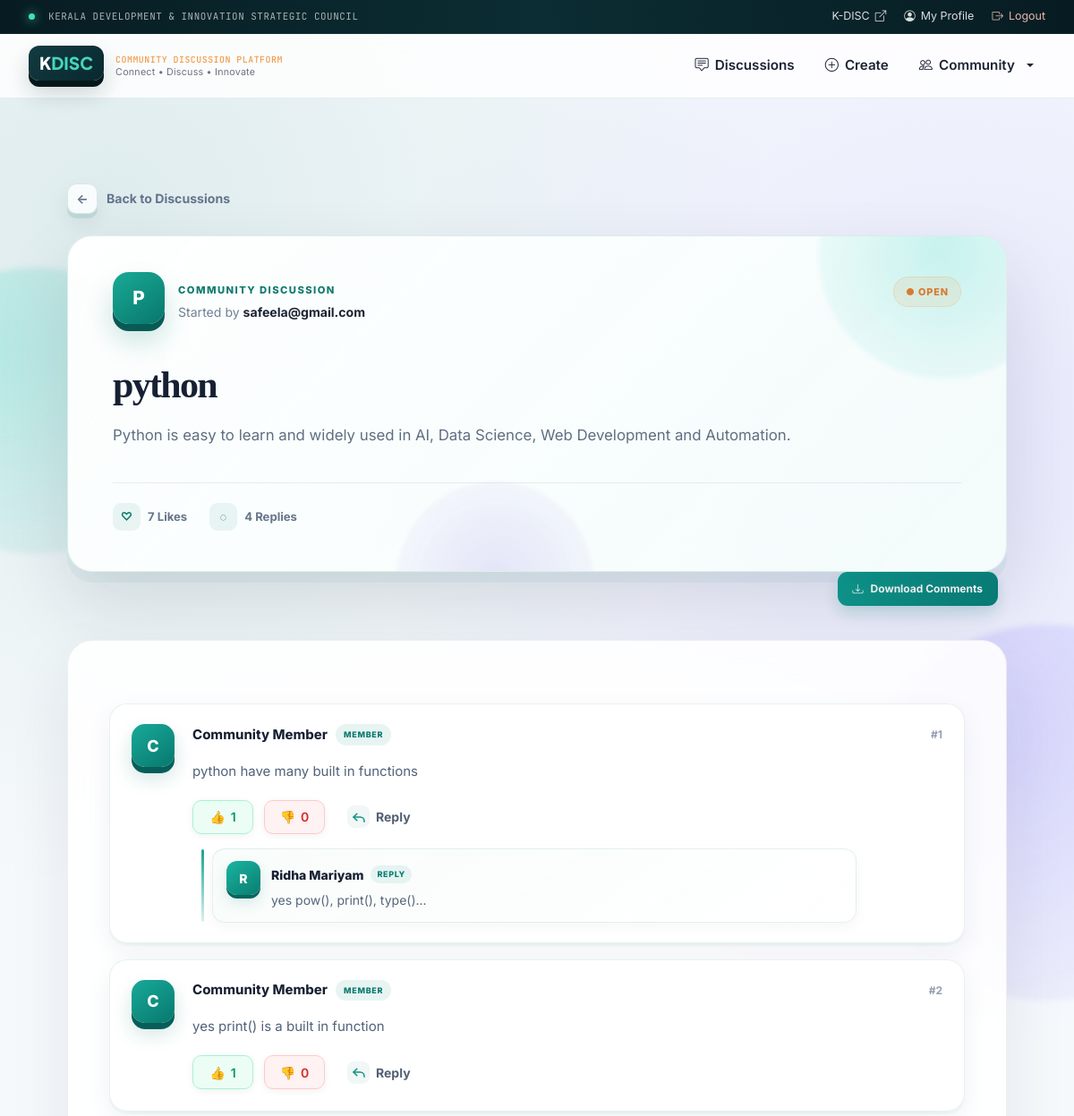
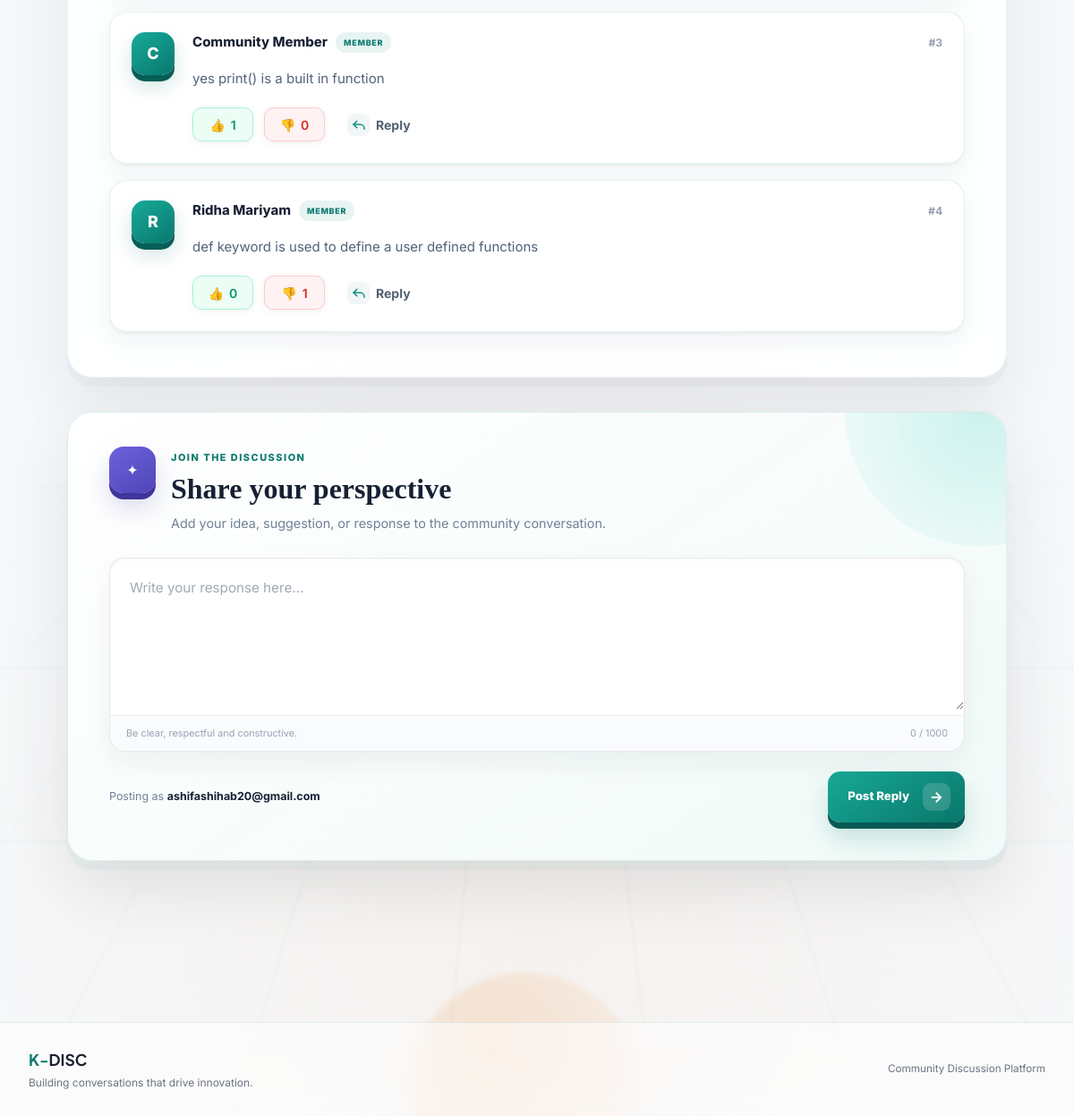
Page /discussion/3 (signed in) on the committed database (2 pictures, top to bottom).
### tables this page shows
CREATE TABLE discussions(
    id INTEGER PRIMARY KEY AUTOINCREMENT,
    title TEXT,
    content TEXT
, owner TEXT, likes INTEGER DEFAULT 0, status TEXT DEFAULT 'Open');

CREATE TABLE comments(
    id INTEGER PRIMARY KEY AUTOINCREMENT,
    discussion_id INTEGER,
    comment TEXT
, author TEXT, parent_comment_id INTEGER DEFAULT NULL);

### flask_backend/app.py (the view, shortened to what this page needs)
@app.route("/discussion/<int:discussion_id>", methods=["GET", "POST"])
def discussion(discussion_id):
    if "user" not in session:
        return redirect("/login")
    conn = sqlite3.connect(DB_PATH)
    cursor = conn.cursor()
    cursor.execute(
        """
        SELECT *
        FROM discussions
        WHERE id=?
        """,
        (discussion_id,)
    )
    post = cursor.fetchone()
    cursor.execute(
    """
    SELECT
        comments.id,
        comments.discussion_id,
        comments.comment,
        COALESCE(users.name, 'Community Member') AS author_name,
        comments.parent_comment_id

    FROM comments

    LEFT JOIN users
        ON comments.author = users.email

    WHERE comments.discussion_id = ?
      AND comments.parent_comment_id IS NULL

    ORDER BY comments.id ASC
    """,
    (discussion_id,)
    )
    comments = cursor.fetchall()
    cursor.execute(
    """
    SELECT
        comments.id,
        comments.discussion_id,
        comments.comment,
        COALESCE(users.name,'Community Member') AS author_name,
        comments.parent_comment_id,
        comments.author

    FROM comments

    LEFT JOIN users
        ON comments.author = users.email

    WHERE comments.discussion_id = ?
      AND comments.parent_comment_id IS NOT NULL

    ORDER BY comments.id ASC
    """,
    (discussion_id,)
    )
    replies = cursor.fetchall()
    print("REPLIES:", replies)
    cursor.execute(
        """
        SELECT
            comment_id,

            SUM(
                CASE
                    WHEN vote=1 THEN 1
                    ELSE 0
                END
            ),

            SUM(
                CASE
                    WHEN vote=-1 THEN 1
                    ELSE 0
                END
            )

        FROM comment_votes

        GROUP BY comment_id
        """
    )
    vote_rows = cursor.fetchall()
    comment_votes = {
        row[0]: {
            "upvotes": row[1] or 0,
            "downvotes": row[2] or 0
        }
        for row in vote_rows
    }
    cursor.execute(
        """
        SELECT comment_id, vote
        FROM comment_votes
        WHERE user=?
        """,
        (session["user"],)
    )
    user_vote_rows = cursor.fetchall()
    user_votes = {
        row[0]: row[1]
        for row in user_vote_rows
    }
    print("COMMENTS:", comments)
    print("REPLIES:", replies)
    conn.close()
    return render_template(
        "discussion.html",
        post=post,
        comments=comments,
        replies=replies,
        current_user=session["user"],
        comment_votes=comment_votes,
        user_votes=user_votes
    )

### flask_backend/templates/discussion.html (shortened to what this page needs)
{% extends "base.html" %}
{% block content %}
<div class="discussion-detail-page">
    <a href="/view_posts"
       class="discussion-back-link">
        <span>←</span>
        Back to Discussions
    </a>
    <section class="discussion-hero-card">
        <div class="discussion-orb discussion-orb-one"></div>
        <div class="discussion-orb discussion-orb-two"></div>
        <div class="discussion-hero-top">
            <div class="discussion-topic-identity">
                <div class="discussion-topic-icon">
                    {{ post[1][0]|upper }}
                </div>
                <div>
                    <span class="discussion-label">
                        COMMUNITY DISCUSSION
                    </span>
                    <p class="discussion-author-line">
                        Started by
                        <strong>
                            {{ post[3] }}
                        </strong>
                    </p>
                </div>
            </div>
            {% if post[5] == "Solved" %}
                <span class="discussion-status discussion-status-solved">
                    ✓ SOLVED
                </span>
            {% else %}
                <span class="discussion-status discussion-status-open">
                    ● OPEN
                </span>
            {% endif %}
        </div>
        <div class="discussion-title-area">
            <h1>
                {{ post[1] }}
            </h1>
            <p>
                {{ post[2] }}
            </p>
        </div>
        <div class="discussion-hero-footer">
            <div class="discussion-stat">
                <span class="discussion-stat-icon">
                    ♡
                </span>
                <span>
                    {{ post[4] }} Likes
                </span>
            </div>
            <div class="discussion-stat">
                <span class="discussion-stat-icon">
                    ◌
                </span>
                <span>
                    {{ comments|length }} Replies
                </span>
            </div>
        </div>
</section>
<div class="download-comments-wrapper">
    <a href="/discussion/{{ post[0] }}/download_comments"
       class="download-comments-btn">
        <i class="bi bi-download"></i>
        Download Comments
    </a>
</div>
<section class="conversation-section"
         id="conversation">
       <div class="discussion-thread">
    {% if comments %}
 {% for comment in comments %}
<article class="reply-card" id="comment-{{ comment[0] }}">
    <div class="reply-avatar">
        {{ comment[3][0]|upper }}
    </div>
    <div class="reply-body">
        <div class="reply-card-header">
            <div class="reply-user">
               <div class="reply-user-name">
    {% if comment[3] %}
        {{ comment[3] }}
    {% else %}
        Community Member
    {% endif %}
</div>
                <span class="reply-member-badge">
                    MEMBER
                </span>
            </div>
            <span class="reply-index">
                #{{ loop.index }}
            </span>
        </div>
        <p class="reply-message">
            {{ comment[2] }}
        </p>
     <div class="vote-actions">
<button
    type="button"
    class="vote-btn upvote-btn"
    id="upvote-btn-{{ comment[0] }}"
    data-comment-id="{{ comment[0] }}"
    onclick="voteComment(this.dataset.commentId, 1)">
    <span class="vote-emoji">👍</span>
    <span id="upvote-count-{{ comment[0] }}">
        {{ comment_votes.get(comment[0], {}).get('upvotes', 0) }}
    </span>
</button>
  <button
    type="button"
    class="vote-btn downvote-btn"
    id="downvote-btn-{{ comment[0] }}"
    data-comment-id="{{ comment[0] }}"
    onclick="voteComment(this.dataset.commentId, -1)">
    <span class="vote-emoji">👎</span>
    <span id="downvote-count-{{ comment[0] }}">
        {{ comment_votes.get(comment[0], {}).get('downvotes', 0) }}
    </span>
</button>
<button
    type="button"
    class="reply-btn-modern"
    data-comment-id="{{ comment[0] }}"
    onclick="showReplyBox(this.dataset.commentId)">
    <span class="reply-icon-modern">
        <svg
            viewBox="0 0 24 24"
            width="18"
            height="18"
            fill="none"
            stroke="currentColor"
            stroke-width="2"
            stroke-linecap="round"
            stroke-linejoin="round">
            <path d="M9 17l-5-5 5-5"></path>
            <path d="M4 12h10a6 6 0 0 1 6 6v1"></path>
        </svg>
    </span>
    <span>Reply</span>
</button>
</div>
{% for reply in replies %}
    {% if reply[4] == comment[0] %}
        <div
            class="modern-nested-reply"
            id="reply-{{ reply[0] }}">
            <div class="nested-reply-avatar">
                {% if reply[3] %}
                    {{ reply[3][0]|upper }}
                {% else %}
                    C
                {% endif %}
            </div>
            <div class="nested-reply-content">
                <div class="nested-reply-top">
                    <div class="nested-reply-user">
                        <span class="nested-reply-name">
                            {% if reply[3] %}
                                {{ reply[3] }}
                            {% else %}
                                Community Member
                            {% endif %}
                        </span>
                        <span class="nested-reply-badge">
                            REPLY
                        </span>
                    </div>
                </div>
                <div class="nested-reply-message">
                    {{ reply[2] }}
                </div>
            </div>
        </div>
    {% endif %}
{% endfor %}
</div>
</article>
{% endfor %}
{% endif %}
</div>
</section>
    <section class="reply-form-card">
        <div class="reply-form-decoration"></div>
        <div class="reply-form-header">
            <div class="reply-form-icon">
                ✦
            </div>
            <div>
                <span class="conversation-kicker">
                    JOIN THE DISCUSSION
                </span>
                <h2>
                    Share your perspective
                </h2>
                <p>
                    Add your idea, suggestion, or response
                    to the community conversation.
                </p>
            </div>
        </div>
        <form method="POST"
              class="modern-reply-form">
            <div class="reply-textarea-wrap">
                <textarea
                    name="comment"
                    id="commentInput"
                    rows="5"
                    maxlength="1000"
                    placeholder="Write your response here..."
                    required></textarea>
                <div class="textarea-footer">
                    <span class="writing-hint">
                        Be clear, respectful and constructive.
                    </span>
                    <span id="characterCount">
                        0 / 1000
                    </span>
                </div>
            </div>
            <div class="reply-form-actions">
                <span class="posting-as">
                    Posting as
                    <strong>
                        {{ current_user }}
                    </strong>
                </span>
                <button type="submit"
                        class="modern-post-button">
                    <span>
                        Post Reply
                    </span>
                    <span class="post-arrow">
                        →
                    </span>
                </button>
            </div>
        </form>
    </section>
</div>
{% endblock %}

### rows in the picture
discussions: title "P", owner "safeela@gmail.com", title "python", content "Python is easy to learn and widely used in AI, Data Science, Web Development and Automation.", likes "7"
comments: comment "C", comment "Community Member", comment "python have many built in functions", get "1", get "0"
comments: reply "R", reply "Ridha Mariyam", comment "yes pow(), print(), type()..."
comments: comment "C", comment "Community Member", comment "yes print() is a built in function", get "1", get "0"
comments: comment "C", comment "Community Member", comment "yes print() is a built in function", get "1", get "0"
comments: comment "R", comment "Ridha Mariyam", comment "def keyword is used to define a user defined functions", get "0", get "1"

### other values in the picture
{{ comments|length }} "4"
{{ current_user }} "ashifashihab20@gmail.com"
